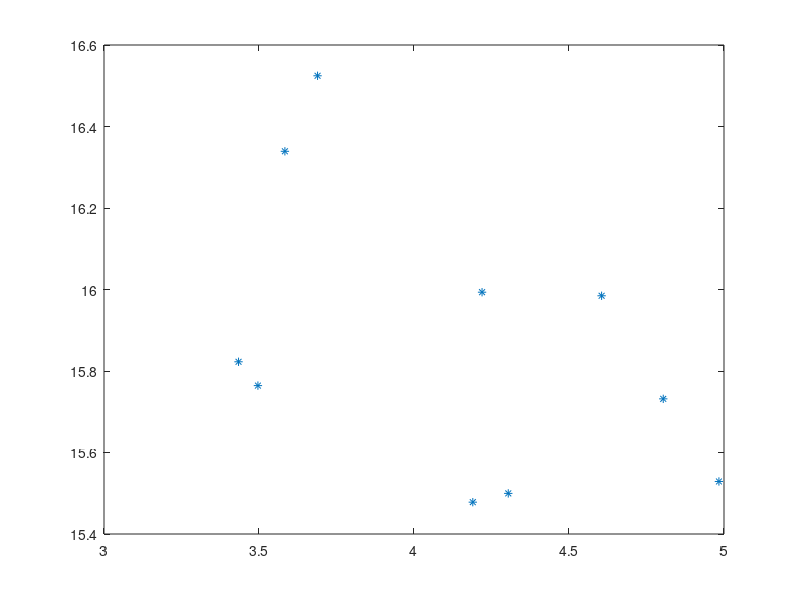
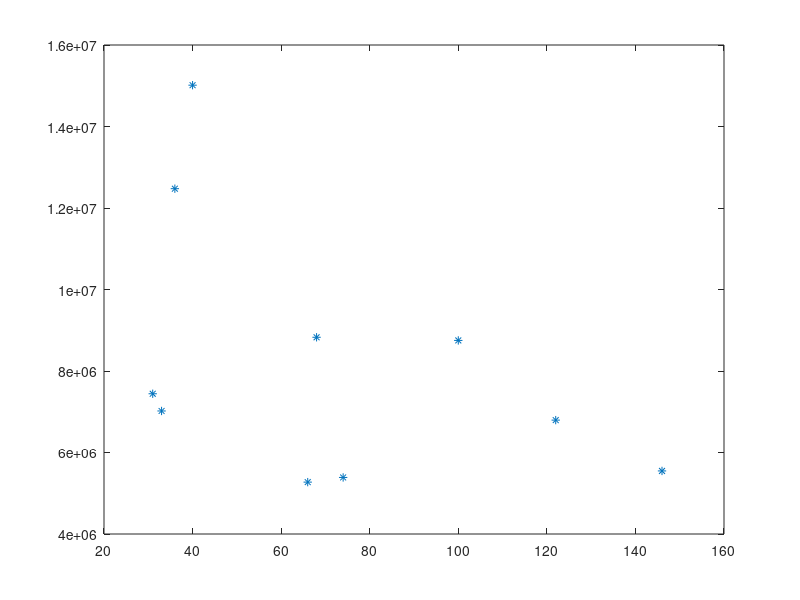

MATLAB code for these plots, in order:
average = [23.228, 15.644, 13.502, 12.479, 9.654, 6.279, 5.844, 3.841, 3.486];
rtt = [13, 35, 68, 73, 49, 33, 135, 326, 322];


figure(1);
plot(log(rtt), log(average), '*');
figure(2);
plot((rtt), (average), '*');

%% 

transfered = [108851134, 90435681, 57971584, 32000012, 32557334, 27199361, 26329578, 38834490, 23571761, 36252962];
rtt = [40, 36, 100, 68, 31, 33, 122, 146, 74, 66];
duration = [58, 58, 53, 29, 35, 31, 31, 56, 35, 55];

average = 8.* (transfered ./ duration);

figure(1);
plot(log(rtt), log(average), '*');
figure(2);
plot((rtt), (average), '*');